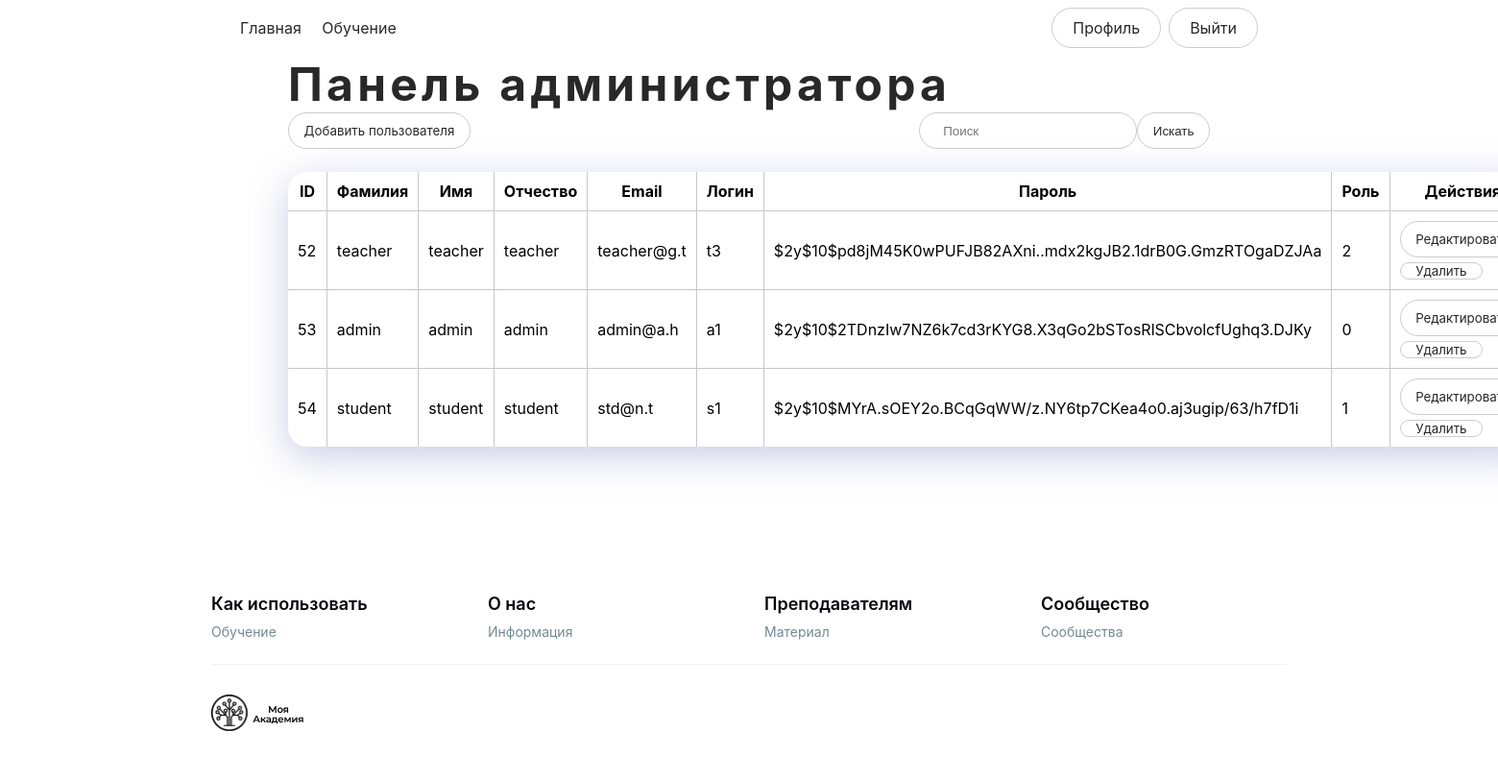
The app's page /localhost/adminpanel.php (signed in) with its own data.
### tables this page shows
CREATE TABLE `users` (
  `id_user` int(11) NOT NULL,
  `name` varchar(20) NOT NULL,
  `surname` varchar(20) NOT NULL,
  `patronymic` varchar(20) NOT NULL,
  `login` varchar(20) NOT NULL,
  `password` varchar(255) NOT NULL,
  `email` varchar(50) NOT NULL,
  `role` int(11) NOT NULL,
  `avatar` varchar(255) DEFAULT NULL
);

### localhost/adminpanel.php (the view, shortened to what this page needs)
<?php
$host = 'localhost';
$dbname = 'myacademy';
$username = 'root';
$password = '';
try {
    $pdo = new PDO("mysql:host=$host;dbname=$dbname", $username, $password);
    $pdo->setAttribute(PDO::ATTR_ERRMODE, PDO::ERRMODE_EXCEPTION);
    $pdo->exec("set names utf8");
} catch (PDOException $e) {
    echo "Ошибка подключения к базе данных: " . $e->getMessage();
    die();
}
?>
<?php
$search = isset($_GET['search']) ? $_GET['search'] : '';
$sql = "SELECT * FROM users";
$result = $pdo->query($sql);
?>
<!DOCTYPE html>
<html lang="en">
<head>
    <link rel="stylesheet" href="css/style.css">
    <link rel="stylesheet" href="css/panel.css">
    <link rel="stylesheet" href="https://cdn.jsdelivr.net/npm/sweetalert2@11">
</head>
<?php include 'header.php'; ?>
<body>
    <section class="panel">
        <div class="topic-title">
            <h2 class="regtext">Панель администратора</h2>
        </div>
        <div class="crud-panel">
            <button class="button-box" onclick="showAddUserForm()">Добавить пользователя</button>
            <form method="get" action="" class="search-container">
                <input class="input-box" type="text" name="search" value="<?= $search ?>" placeholder="Поиск">
                <input class="button-box" type="submit" value="Искать">
            </form>
        </div>
        <table class="admin-tbl">
            <tr>
                <th>ID</th>
                <th>Фамилия</th>
                <th>Имя</th>
                <th>Отчество</th>
                <th>Email</th>
                <th>Логин</th>
                <th>Пароль</th>
                <th>Роль</th>
                <th>Действия</th>
            </tr>
            <?php
            if ($result->rowCount() > 0) {
                while ($row = $result->fetch(PDO::FETCH_ASSOC)) {
                    echo "<tr>";
                    echo "<td>{$row['id_user']}</td>";
                    echo "<td contenteditable='false' onBlur='updateUser(this,\"surname\",{$row['id_user']})'>{$row['surname']}</td>";
                    echo "<td contenteditable='false' onBlur='updateUser(this,\"name\",{$row['id_user']})'>{$row['name']}</td>";
                    echo "<td contenteditable='false' onBlur='updateUser(this,\"patronymic\",{$row['id_user']})'>{$row['patronymic']}</td>";
                    echo "<td contenteditable='false' onBlur='updateUser(this,\"email\",{$row['id_user']})'>{$row['email']}</td>";
                    echo "<td contenteditable='false' onBlur='updateUser(this,\"login\",{$row['id_user']})'>{$row['login']}</td>";
                    echo "<td contenteditable='false' onBlur='updateUser(this,\"password\",{$row['id_user']})'>{$row['password']}</td>";
                    echo "<td contenteditable='false' onBlur='updateUser(this,\"role\",{$row['id_user']})'>{$row['role']}</td>";
                    echo "<td><button class='button-box' onclick='editUser(this, {$row['id_user']})'>Редактировать</button><a onclick='return confirmDelete()' href='?delete_user={$row['id_user']}'><button class='button-box1'>Удалить</button></a></td>";
                    echo "</tr>";
                }
            } else {
                echo "<td colspan='9' class='no-res' style='text-align: center'>Ничего не найдено.</td>";
            }
            ?>
        </table>
    </section>
    <?php include 'footer.php'; ?>
</body>
</html>

### localhost/header.php (shortened to what this page needs)
<header>
  <div class="menu">
    <div class="tabs">
      <a href="index.php">Главная</a>
      <a href="catalogue.php">Обучение</a>
    </div>
    <div style="display: flex; gap: 1vh;">
      <?php
      if (isset($_SESSION['user'])) {
        echo '<div class="auth-button-box" id=" "><a href="profile.php">Профиль</a></div>';
        echo '<div class="auth-button-box" id=" "><a href="source/exit.php">Выйти</a></div>';
      } else {
        echo '<div class="auth-button-box" id=" "><a id="auth-button" href="#">Вход</a></div>';
      }
      ?>
    </div>
  </div>
</header>

### localhost/footer.php (shortened to what this page needs)
<head>
<link rel="stylesheet" href="./css/0738300de8184a8b.css">
  <link rel="stylesheet" href="./css/3cd55d139614a398.css">
  <link rel="stylesheet" href="./css/db7f0be84d74c87a.css">
</head>
<footer class="NewContainer NewFooter NewFooter--m-scheme-light NewFooter--with-offset size--default" style="--outsideColumns:4">
      <div class="NewContainer__inner">
        <div class="NewFooter__inner">
          <div class="NewFooter__links">
            <div class="NewRow" style="--mobileGridGap:16;--tabletSGridGap:16;--tabletMGridGap:16;--desktopGridGap:32;--desktopLargeGridGap:32;--mobileGridSize:repeat(auto-fill, calc((100% / 12) * 6));--tabletSGridSize:repeat(auto-fill, calc((100% / 12) * 3));--tabletMGridSize:repeat(auto-fill, calc((100% / 12) * 3));--desktopGridSize:repeat(auto-fill, calc((100% / 12) * 3));--desktopLargeGridSize:repeat(auto-fill, calc((100% / 12) * 3))">
              <div class="NewCol NewFooter__links__desktop">
                <div class="Text
                          Text--level-1
                          Text--type-default
                          Text--scheme-light
                          Text--weight-semi
                          NewFooter__colHeader">Как использовать</div>
                <div class="NewFooter__colLinks"><a class="NewFooter__colLink" href="">
                    <div class="Caption Caption--weight-regular Caption--scheme-light Caption--color-tertiary">
                      Обучение</div>
                  </a>
                </div>
              </div>
              <div class="NewCol NewFooter__links__desktop">
                <div class="Text
                          Text--level-1
                          Text--type-default
                          Text--scheme-light
                          Text--weight-semi
                          NewFooter__colHeader">О нас</div>
                <div class="NewFooter__colLinks"><a class="NewFooter__colLink" target="_blank" rel="noreferrer noopener" href="">
                    <div class="Caption Caption--weight-regular Caption--scheme-light Caption--color-tertiary">Информация</div>
                  </a>
                </div>
              </div>
              <div class="NewCol NewFooter__links__desktop">
                <div class="Text
                          Text--level-1
                          Text--type-default
                          Text--scheme-light
                          Text--weight-semi
                          NewFooter__colHeader">Преподавателям</div>
                <div class="NewFooter__colLinks"><a class="NewFooter__colLink" href="">
                <div class="Caption Caption--weight-regular Caption--scheme-light Caption--color-tertiary">Материал</div>
                  </a>
                </div>
              </div>
              <div class="NewCol NewFooter__links__desktop">
                <div class="Text
                          Text--level-1
                          Text--type-default
                          Text--scheme-light
                          Text--weight-semi
                          NewFooter__colHeader">Сообщество</div>
                <div class="NewFooter__colLinks"><a class="NewFooter__colLink" href="">
                    <div class="Caption Caption--weight-regular Caption--scheme-light Caption--color-tertiary">
                      Сообщества</div>
                  </a>
                </div>
              </div>
            </div>
          </div>
          <div class="
                          Separator
                          Separator--m-scheme-light
                          "></div>
          <div class="NewFooter__copyrights">
            <a class="Logo Logo--light undefined" href="index.html">
              <div class="Logo__inner Logo__inner--large">
                <img src="/img/logo-large.svg" alt="small" width="102" height="52">
              </div>
            </a>
          </div>
        </div>
      </div>
    </footer>
</body>
</html>

### localhost/css/style.css (style rules this page uses)
html { scroll-behavior: smooth; }
body { color: #282828; overflow-x: hidden; margin: 0; font-family: Inter, -apple-system, BlinkMacSystemFont, Segoe UI, Roboto, Oxygen, Ubuntu, Cantarell, Fira Sans, Droid Sans, Helvetica Neue, sans-serif; font-style: normal }
section { margin-left: 300px; margin-right: 300px; }
header { padding-bottom: 1vh; padding-top: 1vh; width: 100%; background-color: #ffffff; }
header .menu { display: flex; justify-content: space-between; align-items: center; margin-left: 300px; margin-right: 300px; }
header .tabs a { padding-right: 17px; }
a { text-decoration: none; color: #282828; }
header a { color: #282828; font-size: 1rem; font-style: normal; font-weight: 400; }
header .auth-button-box { border-radius: 30px; border: 1px solid #ccc; padding-left: 21px; padding-right: 21px; padding-top: 10px; padding-bottom: 10px; cursor: pointer; background-color: transparent; color: #282828; font-size: 1rem; font-style: normal; font-weight: 400; text-decoration: none; transition: transform 0.2s ease-in-out; }
.button-box { border-radius: 30px; border: 1px solid #ccc; padding-left: 1vw; padding-right: 1vw; padding-top: 10px; padding-bottom: 10px; cursor: pointer; background-color: transparent; font-weight: 400; color: #282828; text-decoration: none; transition: transform 0.2s ease-in-out; }
.input-box { border-radius: 30px; border: 1px solid #ccc; padding-left: 3vh; padding-right: 3vh; padding-top: 10px; padding-bottom: 10px; background-color: transparent; }
.topic-title { justify-content: flex-start; align-items: center; }
.topic-title h2 { font-weight: 700; font-size: 3rem; font-style: normal; letter-spacing: 4.2px; }
.regtext { color: #282828; letter-spacing: -.05em; }
footer { width: 100%; margin-top: 10vh; background-color: #ffffff; color: #282828; }
@media (max-width: 1800px) { header .menu { display: flex; justify-content: space-between; align-items: center; margin-left: 250px; margin-right: 250px; } }

### localhost/css/panel.css (style rules this page uses)
body { font-family: 'inter tight'; font-weight: 400; }
.crud-panel { display: flex; justify-content: space-between; margin-bottom: 3vh; }
.search-container { display: flex; justify-content: flex-end; }
.topic-title h2 { letter-spacing: 4.2px; }
.admin-tbl { border-collapse: collapse; border-radius: 20px; width: 100%; background-color: #ffffff; filter: drop-shadow(0px 10px 20px #c1c2e3da); margin-bottom: 4vh; }
.admin-tbl th { text-align: center; }
.admin-tbl th:first-child { border-top-left-radius: 20px; border-left: none; border-top: none; }
.admin-tbl th:last-child { border-top-right-radius: 20px; border-right: none; border-top: none; }
.admin-tbl th, .admin-tbl td { padding: 10px; border: 0.7px solid #c8c8c8; border-top: 0; }
.admin-tbl td:first-child, .admin-tbl td:last-child { border-left: none; border-right: none; }
.admin-tbl tr:first-child td, .admin-tbl tr:last-child td { border-top: none; border-bottom: none; }
.button-box1 { border-radius: 30px; border: 1px solid #ccc; padding-left: 1vw; padding-right: 1vw; margin-top: 5px; cursor: pointer; background-color: transparent; font-weight: 400; color: #282828; text-decoration: none; }

### localhost/css/3cd55d139614a398.css (style rules this page uses)
:root { --swiper-navigation-size: 44px }

### records on screen
users: id_user "52", surname "teacher", name "teacher", patronymic "teacher", email "teacher@g.t", login "t3", password "$2y$10$pd8jM45K0wPUFJB82AXni..mdx2kgJB2.1drB0G.GmzRTOgaDZJAa", role "2"
users: id_user "53", surname "admin", name "admin", patronymic "admin", email "admin@a.h", login "a1", password "$2y$10$2TDnzIw7NZ6k7cd3rKYG8.X3qGo2bSTosRlSCbvolcfUghq3.DJKy", role "0"
users: id_user "54", surname "student", name "student", patronymic "student", email "std@n.t", login "s1", password "$2y$10$MYrA.sOEY2o.BCqGqWW/z.NY6tp7CKea4o0.aj3ugip/63/h7fD1i", role "1"
